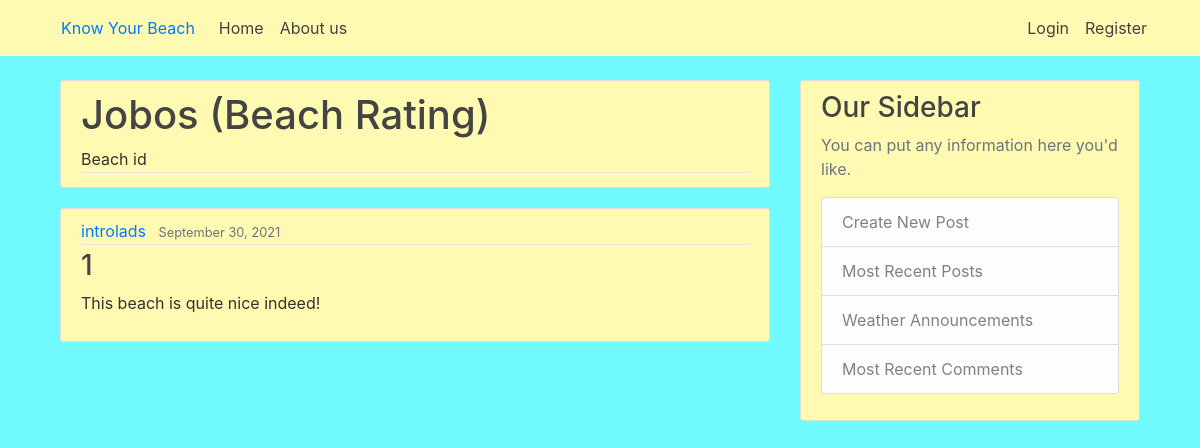
The app's page /beach/, older data.
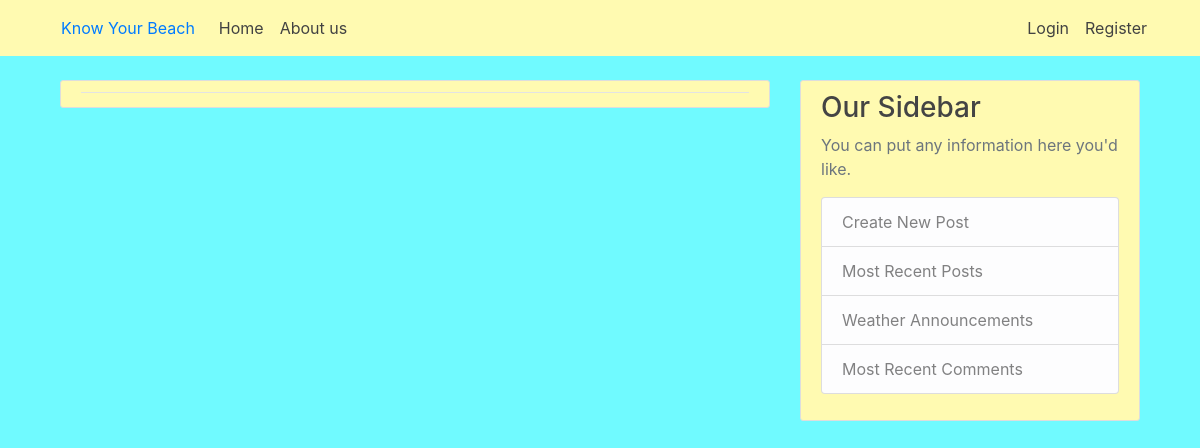
The same page, newer data.
### beach/models.py (models this page shows, shortened)
class Beach(models.Model):
    name = models.CharField(max_length = 60)
    img = models.ImageField(upload_to='beach_pic', null = True)
    region = models.CharField(max_length = 2, choices=CHOICE_REGIONS) # N, NE, E, SE, S, SW, W, NW
    def __str__(self):
        return self.name

class Comment(models.Model):
        content = models.TextField()
        date_posted = models.DateTimeField(default = timezone.now)
        author = models.ForeignKey(User, on_delete = models.CASCADE)
        beach = models.ForeignKey(Beach, on_delete = models.CASCADE, null= True)

### beach/views.py (the view)
# urls.py: path('', views.display),
def display(request, beachName='Jobos'):
    context = {
        'ratings' : Rating.objects.filter(beach__name=beachName),
        'comments': Comment.objects.filter(beach__name=beachName)[:commentAmount], #front-end needs button that modifies the commentAmount variable
        'beaches': Beach.objects.filter(name=beachName),
    }
    return render(request, 'beach/display.html', context)

### templates/beach/display.html (shortened to what this page needs)
{% extends "base.html" %}
{% block content %}
<article class="media content-section">
  <div class="media-body">
    <div class="article-metadata">
      <H1>{{ beaches.first | title}} (Beach Rating)</H1>
      <a>Beach id</a>
    </div>
  </div>
</article>
    {% for comment in comments %}
    <article class="media content-section">
        <div class="media-body">
          <div class="article-metadata">
            <a class="mr-2" href="#">{{ comment.author }}</a>
            <small class="text-muted">{{ comment.date_posted|date:"F d, Y" }}</small>
          </div>
          <h3><a class="article-title" href="#">{{ comment.id }}</a></h3>
          <p class="article-content">{{ comment.content }}</p>
        </div>
      </article>
    {% endfor %}
{% endblock content %}

### templates/base.html (shortened to what this page needs)
{% load static %}
<!doctype html>
<html lang="en">
  <head>
    <link rel="stylesheet" href="https://maxcdn.bootstrapcdn.com/bootstrap/4.0.0/css/bootstrap.min.css">
    <link rel="stylesheet" type = "text/css" href="{% static 'beach/main.css'%}">
  </head>
  <body>
    <header class="site-header">
        <nav class="navbar navbar-expand-md navbar-dark bg-steel fixed-top">
          <div class="container">
            <a class="nav-item nav-link" href="/">Know Your Beach</a>
            <div class="collapse navbar-collapse" id="navbarToggle">
              <div class="navbar-nav mr-auto">
                <a class="nav-item nav-link" href="/">Home</a>
                <a class="nav-item nav-link" href="/about">About us</a>
              </div>
              <div class="navbar-nav">
                <a class="nav-item nav-link" href="#">Login</a>
                <a class="nav-item nav-link" href="#">Register</a>
              </div>
            </div>
          </div>
        </nav>
      </header>
      <div class = "container">
        <main role="main" class="container">
            <div class="row">
              <div class="col-md-8">
                {% block content %}{% endblock %}
              </div>
              <div class="col-md-4">
                <div class="content-section">
                  <h3>Our Sidebar</h3>
                  <p class='text-muted'>You can put any information here you'd like.
                    <ul class="list-group">
                      <li class="list-group-item list-group-item-light">Create New Post</li>
                      <li class="list-group-item list-group-item-light"> Most Recent Posts</li>
                      <li class="list-group-item list-group-item-light">Weather Announcements</li>
                      <li class="list-group-item list-group-item-light">Most Recent Comments</li>
                    </ul>
                  </p>
                </div>
              </div>
            </div>
          </main>
      </div>
  </body>
</html>

### beach/static/beach/main.css (style rules this page uses)
body { background: #70faff; color: #333333; margin-top: 5rem; }
h1, h2, h3, h4, h5, h6 { color: #444444; }
ul { margin: 0; }
.bg-steel { background-color: #fffab1; }
.site-header .navbar-nav .nav-link { color: #424242; }
.content-section { background: #fffab1; padding: 10px 20px; border: 1px solid #dddddd; border-radius: 3px; margin-bottom: 20px; }
.article-metadata { padding-bottom: 1px; margin-bottom: 4px; border-bottom: 1px solid #e3e3e3 }

Row changes from the older to the newer data that the page shows:
no longer on this page (row edited): Beach: first "Jobos"
no longer on this page (row unchanged): Comment: author "introlads", date_posted "September 30, 2021", id "1", content "This beach is quite nice indeed!"
